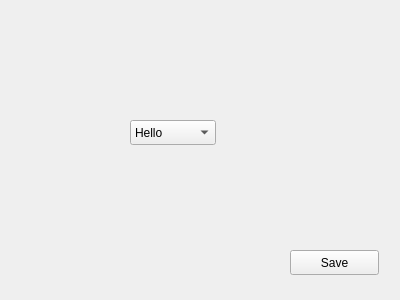
<?xml version="1.0" encoding="UTF-8"?>
<ui version="4.0">
 <class>Shortcut</class>
 <widget class="QWidget" name="Shortcut">
  <property name="geometry">
   <rect>
    <x>0</x>
    <y>0</y>
    <width>400</width>
    <height>300</height>
   </rect>
  </property>
  <property name="windowTitle">
   <string>Form</string>
  </property>
  <widget class="QPushButton" name="pushButton">
   <property name="geometry">
    <rect>
     <x>290</x>
     <y>250</y>
     <width>89</width>
     <height>25</height>
    </rect>
   </property>
   <property name="text">
    <string>Save</string>
   </property>
  </widget>
  <widget class="QComboBox" name="comboBox">
   <property name="geometry">
    <rect>
     <x>130</x>
     <y>120</y>
     <width>86</width>
     <height>25</height>
    </rect>
   </property>
   <item>
    <property name="text">
     <string>Hello</string>
    </property>
   </item>
   <item>
    <property name="text">
     <string>Hello2</string>
    </property>
   </item>
  </widget>
 </widget>
 <resources/>
 <connections/>
</ui>
